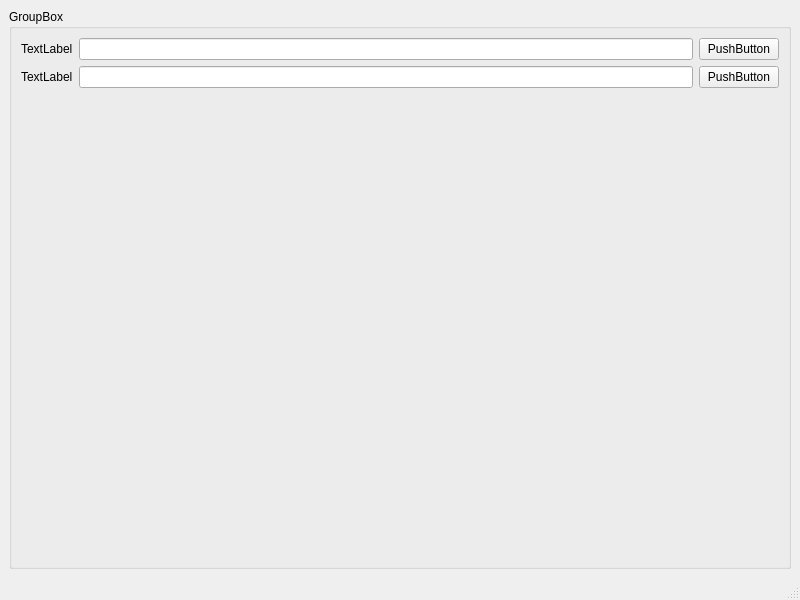
<?xml version="1.0" encoding="UTF-8"?>
<ui version="4.0">
 <class>MainWindow</class>
 <widget class="QMainWindow" name="MainWindow">
  <property name="geometry">
   <rect>
    <x>0</x>
    <y>0</y>
    <width>800</width>
    <height>600</height>
   </rect>
  </property>
  <property name="windowTitle">
   <string>MainWindow</string>
  </property>
  <widget class="QWidget" name="centralwidget">
   <layout class="QVBoxLayout" name="verticalLayout_2">
    <item>
     <widget class="QGroupBox" name="groupBox">
      <property name="title">
       <string>GroupBox</string>
      </property>
      <layout class="QVBoxLayout" name="verticalLayout">
       <item>
        <layout class="QGridLayout" name="gridLayout">
         <item row="0" column="0">
          <widget class="QLabel" name="label">
           <property name="text">
            <string>TextLabel</string>
           </property>
          </widget>
         </item>
         <item row="0" column="1">
          <widget class="QLineEdit" name="lineEdit"/>
         </item>
         <item row="0" column="2">
          <widget class="QPushButton" name="pushButton">
           <property name="text">
            <string>PushButton</string>
           </property>
          </widget>
         </item>
         <item row="1" column="0">
          <widget class="QLabel" name="label_2">
           <property name="text">
            <string>TextLabel</string>
           </property>
          </widget>
         </item>
         <item row="1" column="1">
          <widget class="QLineEdit" name="lineEdit_2"/>
         </item>
         <item row="1" column="2">
          <widget class="QPushButton" name="pushButton_2">
           <property name="text">
            <string>PushButton</string>
           </property>
          </widget>
         </item>
        </layout>
       </item>
       <item>
        <spacer name="verticalSpacer">
         <property name="orientation">
          <enum>Qt::Vertical</enum>
         </property>
         <property name="sizeHint" stdset="0">
          <size>
           <width>20</width>
           <height>40</height>
          </size>
         </property>
        </spacer>
       </item>
      </layout>
     </widget>
    </item>
   </layout>
  </widget>
  <widget class="QMenuBar" name="menubar">
   <property name="geometry">
    <rect>
     <x>0</x>
     <y>0</y>
     <width>800</width>
     <height>26</height>
    </rect>
   </property>
  </widget>
  <widget class="QStatusBar" name="statusbar"/>
 </widget>
 <resources/>
 <connections/>
</ui>
